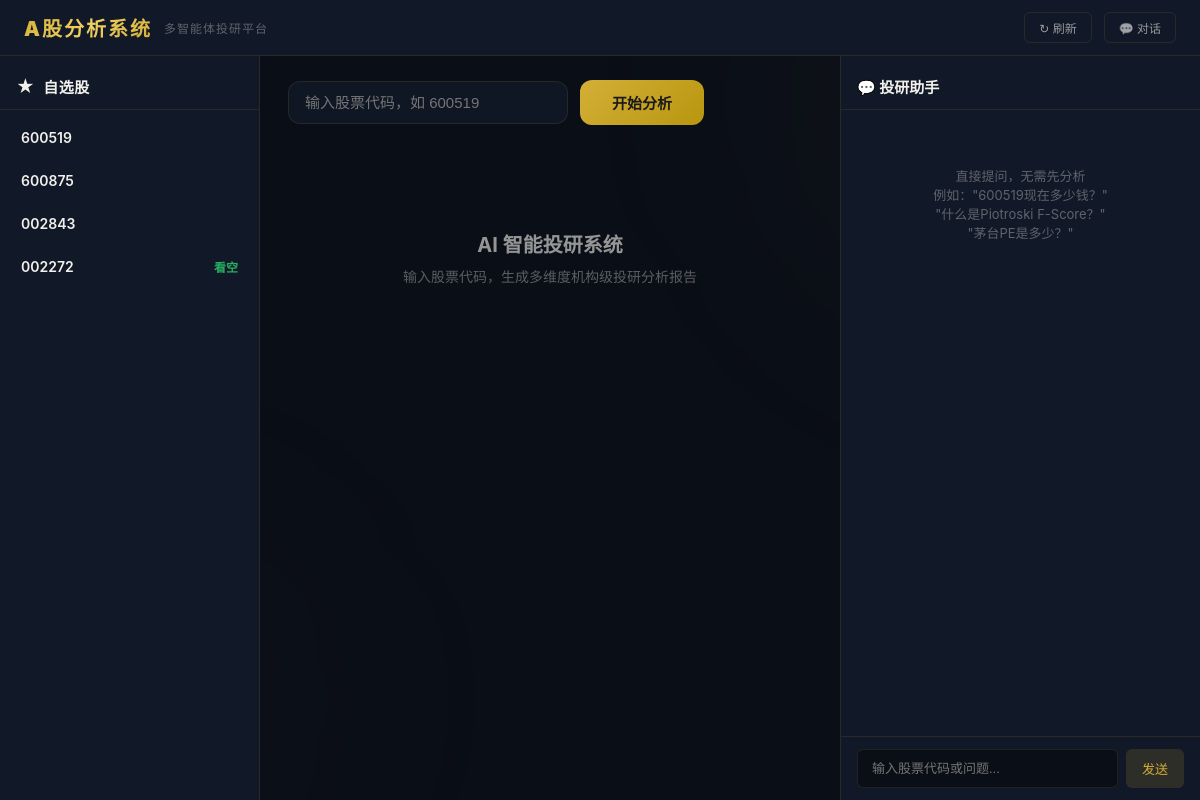
/, run on an earlier commit of the app's database.
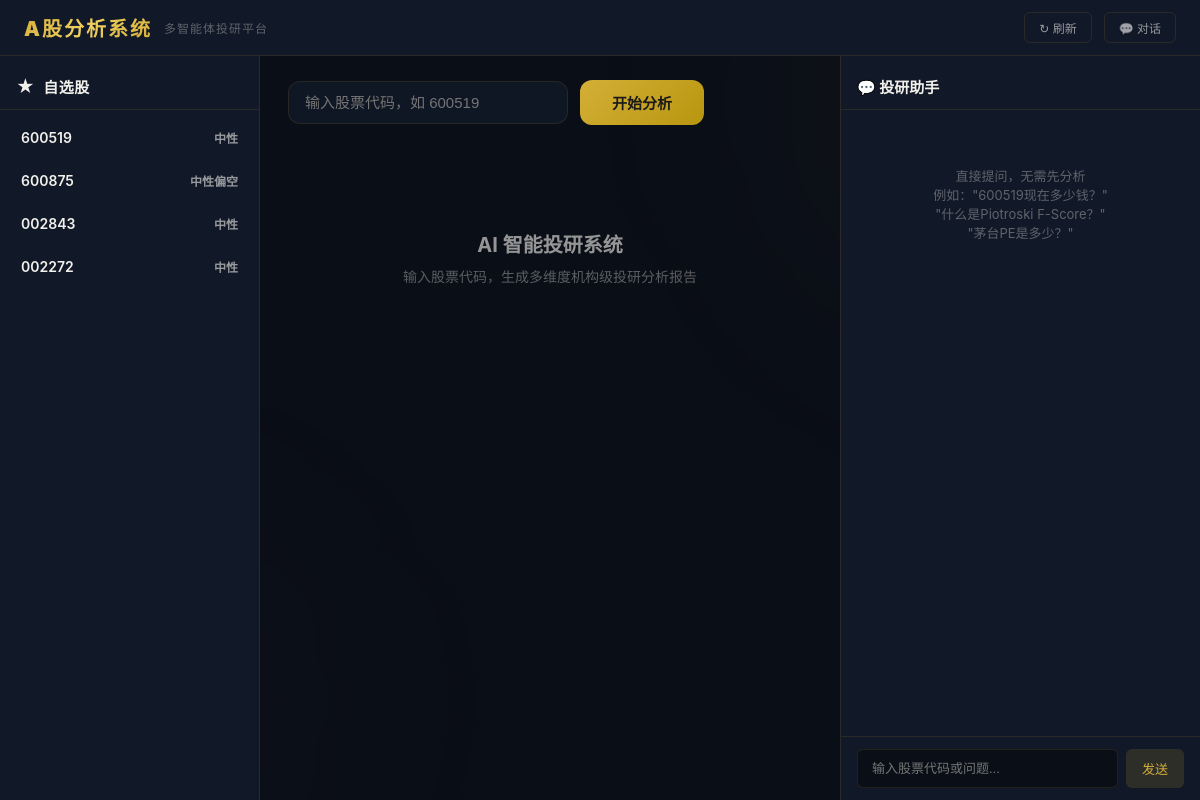
And on a later commit of the database.
### tables this page shows
CREATE TABLE watchlist (
                id INTEGER PRIMARY KEY AUTOINCREMENT,
                stock_code TEXT NOT NULL UNIQUE,
                stock_name TEXT DEFAULT '',
                added_at TEXT DEFAULT (datetime('now', 'localtime')),
                notes TEXT DEFAULT '',
                last_price REAL,
                last_grade TEXT,
                last_score INTEGER,
                last_analysis_at TEXT
            );

### app.py (the view)
@app.get("/", response_class=HTMLResponse)
def index(request: Request):
    watchlist = watchlist_get_all()
    return templates.TemplateResponse("index.html", {
        "request": request,
        "selected_agents": ["tech", "fund", "capital", "industry", "risk", "valuation"],
        "watchlist": watchlist,
    })

### templates/index.html (shortened to what this page needs)
<!DOCTYPE html>
<html lang="zh-CN">
<head>
</head>
<body>
<div class="app">
    <header class="top-header">
        <div class="logo">A股分析系统</div>
        <div class="logo-sub">多智能体投研平台</div>
        <div class="header-right">
            <button class="header-btn" onclick="refreshWatchlist(event)" title="刷新自选股快照">↻ 刷新</button>
            <button class="header-btn" id="toggleChatBtn" onclick="toggleChat()">💬 对话</button>
        </div>
    </header>
    <div class="app-body">
    <aside class="sidebar">
        <div class="sidebar-header">
            <span class="icon">★</span> 自选股
        </div>
        <div class="watchlist-items" id="watchlistItems">
            {% for item in watchlist %}
            <div class="wl-item" data-code="{{ item.stock_code }}" onclick="analyzeStock('{{ item.stock_code }}')">
                <div>
                    <div class="wl-code">{{ item.stock_code }}</div>
                </div>
                <div class="wl-info">
                    {% if item.last_grade %}
                    <div class="wl-grade {% if '看多' in item.last_grade %}bullish{% elif '看空' in item.last_grade %}bearish{% else %}neutral{% endif %}">{{ item.last_grade }}</div>
                    {% endif %}
                </div>
            </div>
            {% endfor %}
        </div>
    </aside>
    <main class="main" id="mainContent">
        <div class="input-bar">
            <input type="text" id="stockInput" placeholder="输入股票代码，如 600519"
                   value="{{ stock_code or '' }}" maxlength="6" autofocus
                   onkeydown="if(event.key==='Enter')analyzeStock()">
            <button class="btn-primary" id="analyzeBtn" onclick="analyzeStock()">开始分析</button>
        </div>
        <div id="analysisContent">
            {% if report %}
            <div class="score-badge">
                <span class="num">{{ overall_score }}</span>
                <span class="grade">{{ overall_grade }}</span>
            </div>
            <div id="chartsArea"></div>
            <div class="report-section" id="reportText">{{ report | safe if report else '' }}</div>
            {% else %}
            <div class="placeholder">
                <h2>AI 智能投研系统</h2>
                <p>输入股票代码，生成多维度机构级投研分析报告</p>
            </div>
            {% endif %}
        </div>
    </main>
    <aside class="chat-panel" id="chatPanel">
        <div class="chat-header">💬 投研助手</div>
        <div class="chat-messages" id="chatMessages">
            <div class="chat-empty" id="chatEmpty">
                直接提问，无需先分析<br>例如："600519现在多少钱？"<br>"什么是Piotroski F-Score？"<br>"茅台PE是多少？"
            </div>
        </div>
        <div class="chat-input-area">
            <form id="chatForm" onsubmit="sendMessage(event)">
                <input type="text" id="chatInput" placeholder="输入股票代码或问题..." autocomplete="off">
                <button type="submit" id="chatSendBtn">发送</button>
            </form>
        </div>
    </aside>
</div>
</div>
</body>
</html>

What changed in the data, as far as the page shows it:
changed watchlist (number 1 of 4 on the later page): last_grade (not shown) → "中性"
changed watchlist: last_grade (not shown) → "中性偏空"
changed watchlist (number 3 of 4 on the later page): last_grade (not shown) → "中性"
changed watchlist (number 4 of 4 on the later page): last_grade "看空" → "中性"
